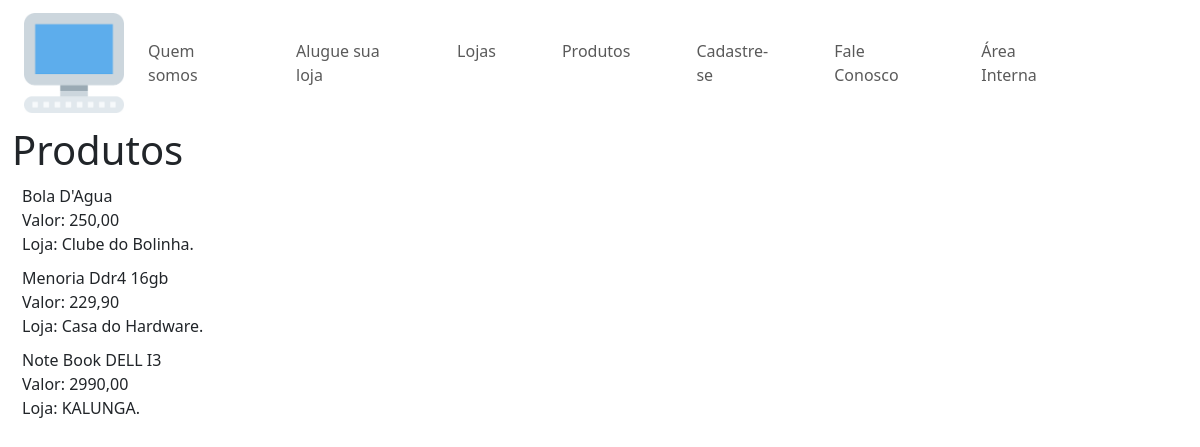
The app's page /produtos, older data.
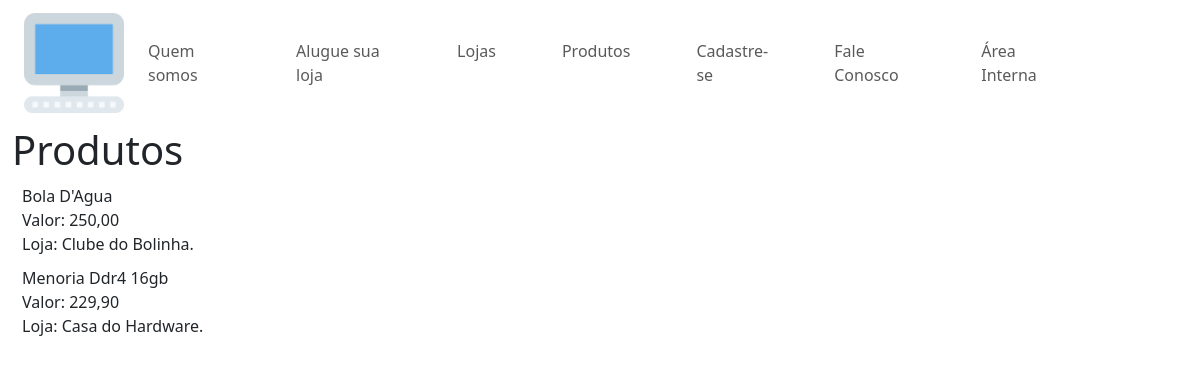
The same page, newer data.
### cadastro/models.py (models this page shows, shortened)
class Produto(models.Model):
    loja = models.ForeignKey(Loja, on_delete=models.DO_NOTHING) #chave para linkar o Produto a Loja
    nome = models.CharField(max_length=100)
    preco = models.DecimalField(max_digits=9, decimal_places=2)
    destaque = models.BooleanField()

class Loja(models.Model):
    nome = models.CharField(max_length=100)
    telefone = models.CharField(max_length=20)
    numero = models.IntegerField(max_length = 5 ,null=True ,blank=True)

### Site/views.py (the view)
# urls.py: path('produtos' , views.produtos, name='produtos'),
def produtos(request):
    produtos = Produto.objects.order_by(Lower('nome'))
    return render(request,'produtos.html',{'produtos' : produtos})

### Site/templates/produtos.html
{% extends 'principal.html' %}
{% block content %}
     <h1>Produtos</h1>
    {% for p in produtos %}
        <P> {{p.nome}}  <br>Valor: {{p.preco}}<br>Loja: {{p.loja.nome}}. </P>
    {% endfor %}
{% endblock %}

Row changes from the older to the newer data that the page shows:
removed Produto: nome "Note Book DELL I3", preco "2990,00", loja.nome "KALUNGA"
